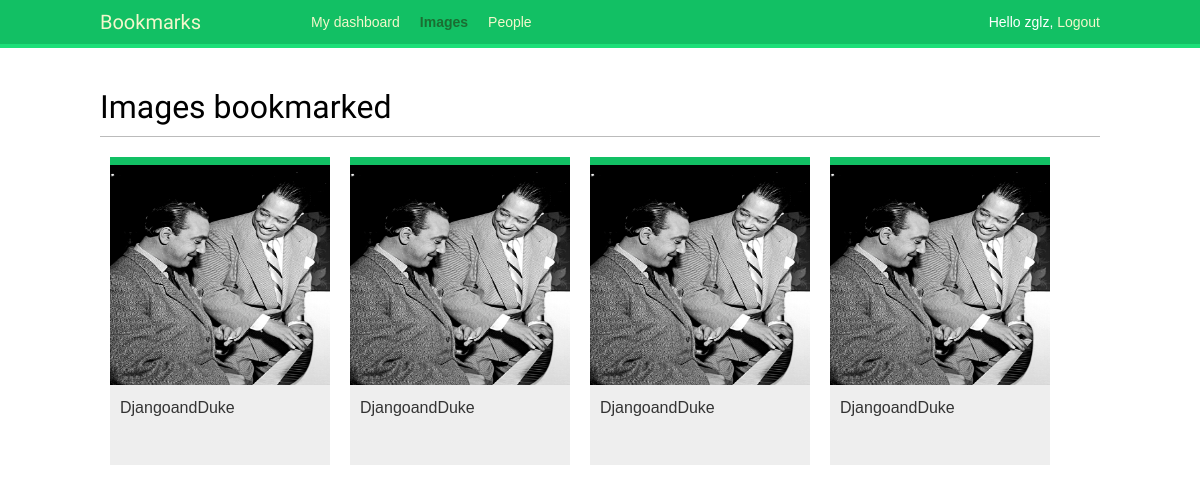
The page /images/ (signed in) on the database its author committed.
### images/models.py (models this page shows, shortened)
class Image(models.Model):
    user = models.ForeignKey(settings.AUTH_USER_MODEL,
                             related_name='images_created')
    title = models.CharField(max_length=200)
    slug = models.SlugField(max_length=200, blank=True)
    url = models.URLField()
    image = models.ImageField(upload_to='images/%Y/%m/%d')
    description = models.TextField(blank=True)
    created = models.DateTimeField(auto_now_add=True,
                                   db_index=True)
    users_like = models.ManyToManyField(settings.AUTH_USER_MODEL,
                                        related_name='images_liked',
                                        blank=True)
    total_likes = models.PositiveIntegerField(db_index=True, default=0)
    def get_absolute_url(self):
        return reverse('images:detail', args=[self.id, self.slug])

### images/views.py (the view)
@login_required
def image_list(request):
    images = Image.objects.all()
    paginator = Paginator(images, 8)
    page = request.GET.get('page')
    try:
        images = paginator.page(page)
    except PageNotAnInteger:
        images = paginator.page(1)
    except EmptyPage:
        if request.is_ajax():
            return HttpResponse('')
        images = paginator.page(paginator.num_pages)
    if request.is_ajax():
        return render(request,
                      'images/image/list_ajax.html',
                      {'section': 'images', 'images': images})
    return render(request,
                  'images/image/list.html',
                  {'section': 'images', 'images': images})

### images/templates/images/image/list.html (shortened to what this page needs)
{% extends "base.html" %}
{% block content %}
    <h1>Images bookmarked</h1>
    <div id="image-list">
        {% include "images/image/list_ajax.html" %}
    </div>
{% endblock %}

### account/templates/base.html (shortened to what this page needs)
{% load staticfiles %}
<!DOCTYPE html>
<html>
<head>
    <link href="{% static "css/base.css" %}" rel="stylesheet">
</head>
<body>
    <div id="header">
        <span class="logo">Bookmarks</span>
        {% if request.user.is_authenticated %}
        <ul class="menu">
            <li {% if section == "dashboard" %}class="selected"{% endif %}><a href="{% url "dashboard" %}">My dashboard</a></li>
            <li {% if section == "images" %}class="selected"{% endif %}><a href="{% url "images:list" %}">Images</a></li>
            <li {% if section == "people" %}class="selected"{% endif %}><a href="{% url "user_list" %}">People</a></li>
        </ul>
        {% endif %}
        <span class="user">
        {% if request.user.is_authenticated %}
            Hello {{ request.user.first_name }}, <a href="{% url "logout" %}">Logout</a>
        {% else %}
            <a href="{% url "login" %}">Log-in</a>
        {% endif %}
        </span>
    </div>
    <div id="content">
        {% block content %}
        {% endblock %}
    </div>
</body>
</html>

### images/templates/images/image/list_ajax.html
{% load thumbnail %}
{% for image in images %}
    <div class="image">
        <a href="{{ image.get_absolute_url }}">
            {% thumbnail image.image "300x300" crop="100%" as im %}
                <a href="{{ image.get_absolute_url }}">
                    <img src="{{ im.url }}">
                </a>
            {% endthumbnail %}
        </a>
        <div class="info">
            <a href="{{ image.get_absolute_url }}" class="title">{{ image.title }}</a>
        </div>
    </div>
{% endfor %}

### account/static/css/base.css (style rules this page uses)
body { margin:0; padding:0; font-family:helvetica, sans-serif; }
a { color:#12c064; text-decoration:none; }
h1, h2, h3, h4, h5 , h6 { font-family: 'Muli', sans-serif; font-weight:normal; }
h1 { border-bottom:1px solid #bbb; padding:0 0 10px 0; margin:10px 0 20px 0; }
#header { padding:10px 100px; font-size:14px; background:#12c064; color:#fff; border-bottom:4px solid #1cdf78; overflow:auto; }
#header .logo { font-family: 'Muli', sans-serif; float:left; color:#f3f7cc; font-size:20px; margin-right:10%; }
#header ul.menu { list-style:none; float:left; margin:0; padding:0; }
#header ul.menu li { float:left; padding:4px 10px; }
#header ul.menu li.selected a, #header ul.menu li.selected a:hover { color:#1b6d32; font-weight:bold; }
#header a { color:#f3f7cc; }
#header .user { float:right; padding-top:4px; }
#content { padding:30px 100px; }
#image-list { overflow:auto; }
#image-list .image { float:left; width:220px; height:300px; margin:0 10px 10px 10px; border-top:8px solid #12c064; background:#eee; }
#image-list img { width:220px; height:220px; }
#image-list .info { padding:10px; }
#image-list .info a { color:#333; }

### rows shown on the page
Image: title "DjangoandDuke"
Image: title "DjangoandDuke"
Image: title "DjangoandDuke"
Image: title "DjangoandDuke"

### other values the page prints
{{ request.user.first_name }} "zglz"
